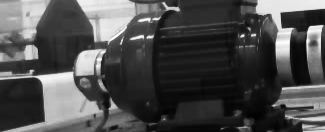
#> input picture preprocessed_data/Unbalance_weight/front/frame_0050.png, 325 x 132 px; its folder holds 4 pictures in this run
$ jupyter execute --allow-errors combine_preprocessed_data.ipynb
#> lines starting #> are read from the running program, lines starting #| are printed output that depends on the picture
[cell 1]
import cv2
import numpy as np
import os

# Define the interpolation function
def interpolate_frames(video_frames, target_num_frames):
    num_frames = len(video_frames)
    if num_frames >= target_num_frames:
        return video_frames[:target_num_frames]

    # Get evenly spaced indices to interpolate between
    indices = np.linspace(0, num_frames - 1, target_num_frames)
    interpolated_frames = []

    for idx in indices:
        i = int(np.floor(idx))
        alpha = idx - i

        if i + 1 < num_frames:
            frame1 = video_frames[i]
            frame2 = video_frames[i + 1]
            # Blend the two frames
            blended = cv2.addWeighted(frame1, 1 - alpha, frame2, alpha, 0)
            interpolated_frames.append(blended)
        else:
            # For the very last frame (edge case)
            interpolated_frames.append(video_frames[-1])

    return interpolated_frames

# Function to remove duplicate frames
def remove_duplicate_frames(frames):
    unique_frames = []
    prev_frame = None
    for frame in frames:
        # Compare current frame with the previous one (convert to grayscale for easier comparison)
        gray_frame = cv2.cvtColor(frame, cv2.COLOR_BGR2GRAY)
        if prev_frame is None or not np.array_equal(gray_frame, prev_frame):
            unique_frames.append(frame)
            prev_frame = gray_frame
    return unique_frames

# Load frames from a folder
def load_frames_from_folder(folder_path):
#> called with folder_path = 'preprocessed_data/Unbalance_weight/front'
    frames = []
    for filename in sorted(os.listdir(folder_path)):
        file_path = os.path.join(folder_path, filename)
        if file_path.endswith(".jpg") or file_path.endswith(".png"):
            frame = cv2.imread(file_path)
#> frame is the input picture: shape (132, 325, 3); min 1, max 252, mean 77.3
            if frame is not None:
                frames.append(frame)
    return frames

# Resize frames to a common size
def resize_frames_to_target_size(frames, target_size):
    resized_frames = [cv2.resize(frame, target_size) for frame in frames]
    return resized_frames

# Folders containing preprocessed frames for each video
folders = [
    "preprocessed_data/Unbalance_weight/front",
    "preprocessed_data/Unbalance_weight/angle",
    "preprocessed_data/Bearing_fault/front",
    "preprocessed_data/Bearing_fault/angle",
    "preprocessed_data/Normal_state/front",
    "preprocessed_data/Normal_state/angle"
]

# Load all frames from the folders
all_frames = []
#> (the rest of this cell did not finish here and is left out)

#> after the loop in remove_duplicate_frames, `for frame in frames:`:
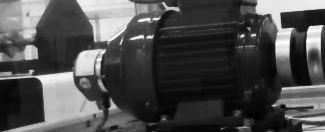
#> prev_frame: shape (132, 325); min 1, max 252, mean 76.8
    all_frames.append(frames)

# Find the maximum number of frames among all videos
max_frames = max(len(video_frames) for video_frames in all_frames)
print(f"Max number of frames: {max_frames}")

# Apply frame duplication or interpolation to match the max number of frames
all_resized_frames = [interpolate_frames(video_frames, max_frames) for video_frames in all_frames]

# Resize all frames to a common size (e.g., the size of the first video)
target_height, target_width = all_resized_frames[0][0].shape[:2]  # Use the size of the first video
all_resized_to_same_size_frames = [resize_frames_to_target_size(video_frames, (target_width, target_height)) for video_frames in all_resized_frames]

# Assuming the frames are resized and you want to save them to separate videos
fps = 30  # Choose a common FPS (e.g., 30 FPS)
frame_height, frame_width = target_height, target_width  # Use the common frame size

# List to store the VideoWriter objects for each video
video_writers = []

# Create a VideoWriter object for each folder/video
output_paths = [
    'merged_preprocessed_videos/Unbalance_weight/front.avi',
    'merged_preprocessed_videos/Unbalance_weight/angle.avi',
    'merged_preprocessed_videos/Bearing_fault/front.avi',
    'merged_preprocessed_videos/Bearing_fault/angle.avi',
    'merged_preprocessed_videos/Normal_state/front.avi',
    'merged_preprocessed_videos/Normal_state/angle.avi'
]

# Ensure output directories exist
for path in output_paths:
    os.makedirs(os.path.dirname(path), exist_ok=True)

# Create VideoWriter objects
for path in output_paths:
    fourcc = cv2.VideoWriter_fourcc(*'mp4v')  # Video format (e.g., mp4)
    video_writer = cv2.VideoWriter(path, fourcc, fps, (frame_width, frame_height))
    video_writers.append(video_writer)

# Write frames to each corresponding video
for i, video_frames in enumerate(all_resized_to_same_size_frames):
    for frame in video_frames:
        # Write each frame of the corresponding video to its VideoWriter
        frame_bgr = cv2.cvtColor(frame, cv2.COLOR_RGB2BGR)
        video_writers[i].write(frame_bgr)

# Release all VideoWriter objects
for writer in video_writers:
    writer.release()

print("Videos saved for each condition.")
